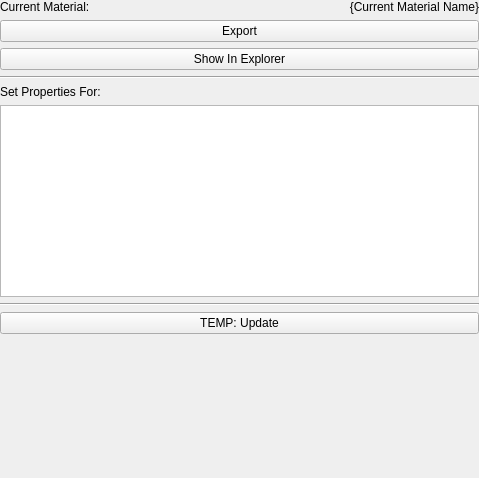
<?xml version="1.0" encoding="UTF-8"?>
<ui version="4.0">
 <class>MainWindow</class>
 <widget class="QWidget" name="MainWindow">
  <property name="geometry">
   <rect>
    <x>0</x>
    <y>0</y>
    <width>479</width>
    <height>478</height>
   </rect>
  </property>
  <property name="sizePolicy">
   <sizepolicy hsizetype="MinimumExpanding" vsizetype="Preferred">
    <horstretch>0</horstretch>
    <verstretch>0</verstretch>
   </sizepolicy>
  </property>
  <property name="minimumSize">
   <size>
    <width>0</width>
    <height>0</height>
   </size>
  </property>
  <property name="windowTitle">
   <string>Asset Library: Material Loader</string>
  </property>
  <layout class="QGridLayout" name="gridLayout">
   <property name="leftMargin">
    <number>0</number>
   </property>
   <property name="topMargin">
    <number>0</number>
   </property>
   <property name="rightMargin">
    <number>0</number>
   </property>
   <property name="bottomMargin">
    <number>0</number>
   </property>
   <item row="0" column="0">
    <layout class="QVBoxLayout" name="verticalLayout">
     <property name="sizeConstraint">
      <enum>QLayout::SetDefaultConstraint</enum>
     </property>
     <item>
      <layout class="QHBoxLayout" name="horizontalLayout"/>
     </item>
     <item>
      <layout class="QHBoxLayout" name="horizontalLayout_2">
       <item>
        <widget class="QLabel" name="label_2">
         <property name="text">
          <string>Current Material:</string>
         </property>
        </widget>
       </item>
       <item>
        <widget class="QLabel" name="q_lbl_current_mat_name">
         <property name="layoutDirection">
          <enum>Qt::LeftToRight</enum>
         </property>
         <property name="text">
          <string>{Current Material Name}</string>
         </property>
         <property name="alignment">
          <set>Qt::AlignRight|Qt::AlignTrailing|Qt::AlignVCenter</set>
         </property>
        </widget>
       </item>
      </layout>
     </item>
     <item>
      <widget class="QPushButton" name="q_btn_export">
       <property name="text">
        <string>Export</string>
       </property>
      </widget>
     </item>
     <item>
      <widget class="QPushButton" name="q_btn_show_in_explorer">
       <property name="text">
        <string>Show In Explorer</string>
       </property>
      </widget>
     </item>
     <item>
      <widget class="Line" name="line">
       <property name="orientation">
        <enum>Qt::Horizontal</enum>
       </property>
      </widget>
     </item>
     <item>
      <widget class="QLabel" name="label_4">
       <property name="text">
        <string>Set Properties For:</string>
       </property>
      </widget>
     </item>
     <item>
      <widget class="QListWidget" name="q_materials_list"/>
     </item>
     <item>
      <widget class="Line" name="line_2">
       <property name="orientation">
        <enum>Qt::Horizontal</enum>
       </property>
      </widget>
     </item>
     <item>
      <widget class="QPushButton" name="q_btn_temp_update">
       <property name="text">
        <string>TEMP: Update</string>
       </property>
      </widget>
     </item>
     <item>
      <spacer name="verticalSpacer">
       <property name="orientation">
        <enum>Qt::Vertical</enum>
       </property>
       <property name="sizeHint" stdset="0">
        <size>
         <width>20</width>
         <height>40</height>
        </size>
       </property>
      </spacer>
     </item>
    </layout>
   </item>
  </layout>
 </widget>
 <resources/>
 <connections/>
</ui>
